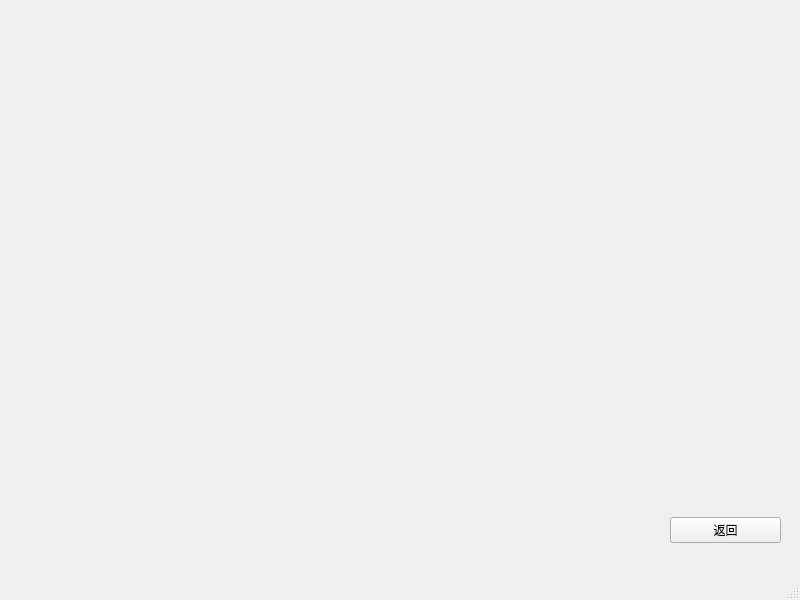
<?xml version="1.0" encoding="UTF-8"?>
<ui version="4.0">
 <class>check_page</class>
 <widget class="QMainWindow" name="check_page">
  <property name="geometry">
   <rect>
    <x>0</x>
    <y>0</y>
    <width>800</width>
    <height>600</height>
   </rect>
  </property>
  <property name="windowTitle">
   <string>MainWindow</string>
  </property>
  <widget class="QWidget" name="centralwidget">
   <widget class="QWidget" name="verticalLayoutWidget">
    <property name="geometry">
     <rect>
      <x>670</x>
      <y>490</y>
      <width>111</width>
      <height>80</height>
     </rect>
    </property>
    <layout class="QVBoxLayout" name="verticalLayout">
     <item>
      <widget class="QPushButton" name="return_button">
       <property name="text">
        <string>返回</string>
       </property>
      </widget>
     </item>
    </layout>
   </widget>
  </widget>
  <widget class="QMenuBar" name="menubar">
   <property name="geometry">
    <rect>
     <x>0</x>
     <y>0</y>
     <width>800</width>
     <height>17</height>
    </rect>
   </property>
  </widget>
  <widget class="QStatusBar" name="statusbar"/>
 </widget>
 <resources/>
 <connections/>
</ui>
